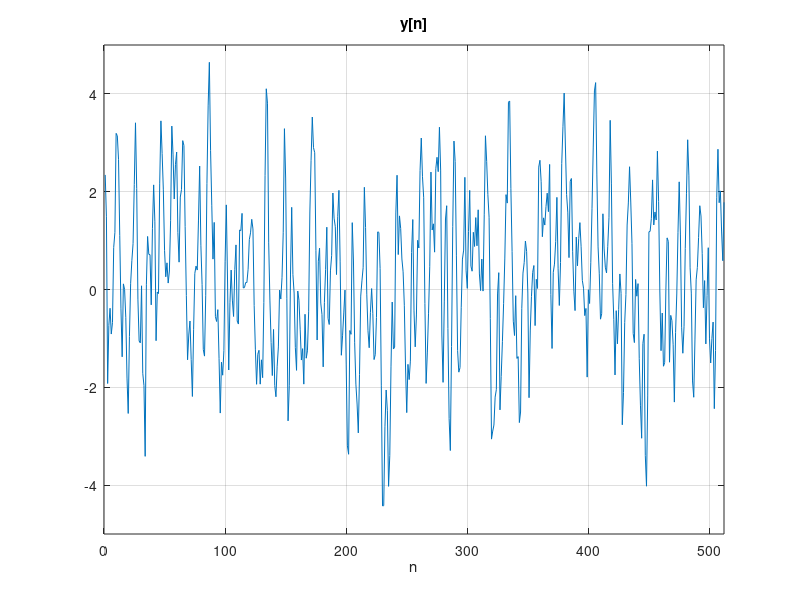
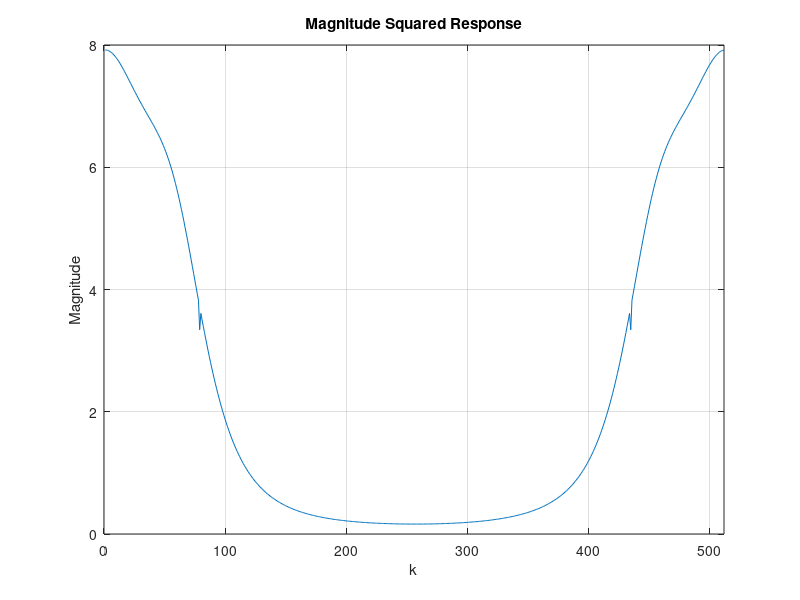
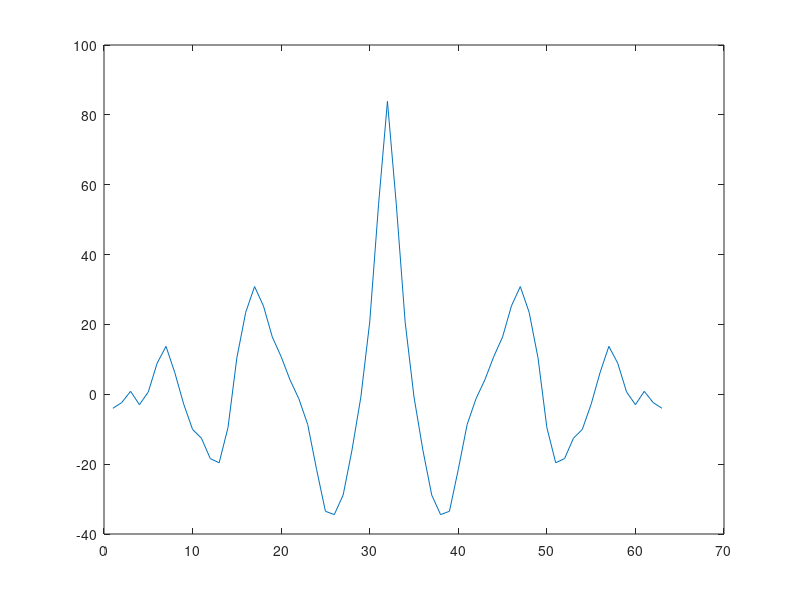
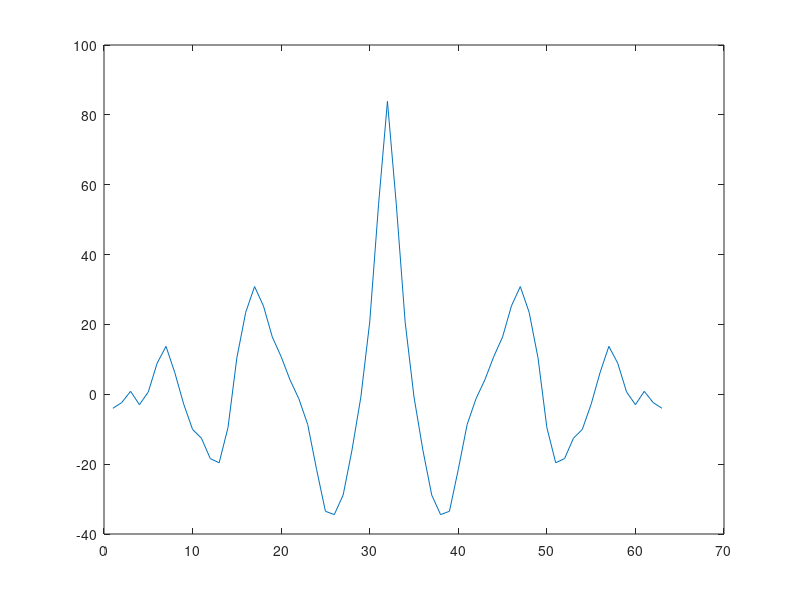

These charts were generated, in order, by the following MATLAB code: (Note: this script raises an error after producing the figures.)
%% Danny Hong, Arthur Skok, and Kenny Huang
%DSP Project 5: Spectral Estimation
clc
clear
close all

%% 
load pj2data

figure('name', 'y[n]');
plot(y);
axis([0 512 -5 5])
xlabel('n')
title('y[n]')
grid on

figure('name', 'Magnitude Squared Response');
plot(Hejw2);
axis([0 512 0 8])
xlabel('k')
ylabel('Magnitude')
title('Magnitude Squared Response')
grid on

%%
% Problem A.1
y_corr1 = y(1:32);
r = xcorr(y_corr1, 'biased');
figure('name', 'y1[n]');
plot(32 * r);
% Found the scaling factor to be approximately 32
r2 = conv(y_corr1, fliplr(y_corr1));
figure('name', 'autocorrelation of y1[n] using xcorr()');
plot(r2);

figure('name', 'autocorrelation using the conv() function');
r3 = xcorr(y_corr1, 'unbiased');
plot(r3);
% Since bias is the difference between an estimator's
% expected value and the true value being approximated,
% the unbiased autocorrelation assumes that difference
% to be 0 or the expected value of an estimator matches
% the expected value of the parameter being tested. 
% In practical terms, for variance, the unbiased estimator
% divides by N - |m|, rather than simply N as it would 
% for biased estimators.
% The difference is that the biased estimator has bounded
% variance at the end points of the sequence whereas 
% the unbiased estimater does not and suffers from larger
% variance.

%% Problem A.2
% DONT DO??? -> mentioned in teams a) Power is always >0 and real, and the fourier transform 
% of the autocorrelation function is the power spectral density 

% Deterministic Autocorrelation:

% a)
figure('name', 'A.2.A');
det_auto = (conv(y_corr1, flip(y_corr1)));
plot(abs(det_auto));
title('Magnitude for Deterministic Autocorrelation');
xlabel('Frequency');
ylabel('Amplitude');


% b) 

new_Y = fft(r, 64);
%z = fftshift(Y);
%lY = length(Y);
%f = (-lY/2:lY/2-1)/lY*fs;

m = abs(new_Y);
p = angle(new_Y);

figure('name', 'A.2.B');
subplot(2,2,1)
plot(m)
title('Absolute Value of Magnitude of cy1,y1')
xlabel('Frequency');
ylabel('Amplitude');

subplot(2,2,2)
plot(p)
title('Phase of of cy1,y1')
xlabel('Frequency');
ylabel('Phase');

dft_det_auto = fft(det_auto, 64);
p1 = angle(dft_det_auto);
subplot(2,2,3)
plot(abs(dft_det_auto));
title('Absolute Value of Magnitude Det Autocorrelation')
xlabel('Frequency');
ylabel('Amplitude');

subplot(2,2,4)
plot(p1);
title('Phase of DFT of Det Autocorrelation')
xlabel('Frequency');
ylabel('Phase');

% Amplitude seems to be a constant scalar of one another 
% (32, same length of dft), while phase is the same?

% c)

figure('name', 'A.2.C');
plot(m * 32);
title('Absolute Value of Magnitude of cy1,y1, scaled')
xlabel('Frequency');
ylabel('Amplitude');

%% Problem A.3
% a)

figure('name', 'A.3.A');
plot(abs(dft_det_auto))
title('Absolute Value of Magnitude of Det Autocorrelation')
xlabel('Frequency');
ylabel('Amplitude');

% b)

figure('name', 'A.3.B');
plot((abs(dft_det_auto)).^2);
title('Magnitude^2 of DFT for Deterministic Autocorrelation');
xlabel('Frequency');
ylabel('Amplitude');

% c)

figure('name', 'A.3.C');
% mag squared of 64-pt dft of the first 64 pts of y
dft_y_64 = fft(y(1:64),64).^2;
plot(abs(dft_y_64));
title('Magnitude^2 of DFT for first 64 points of Y');
xlabel('Frequency');
ylabel('Amplitude');

% I'd say that since the points wrap around for dft for C, it may
% also be the autocorrelation but with another scalar (and it is bad 
% at the boundaries).

%% Problem B.1

% The periodogram can be calculated directly from   without first 
% convolving it with itself: Take a 64-point DFT of ...
% and then find its magnitude squared. This will give you 
% a 64-point DFT representing ... 

% Hejw -> 512 pts, 512/64 = 8 = downsample rate
% Want to match:
He_downsampled = downsample(Hejw2, 8);
y_32 = y(1:32);
periodgram_64 = abs(fft((y_32),64)).^2;


figure('name', 'B.1')
plot(He_downsampled)
title('64 point PSD Estimates')
hold on
plot(periodgram_64)
hold off
%plot(Hejw2);
legend('Original', 'Estimate - 64');
xlabel('Values of k');
ylabel('Magnitude');

grid on

% Error estimate as provided by the assignment:
% results in 64 total points
errors_64_point = sum((periodgram_64-He_downsampled).^2)/64;
%% Problem B.2

% 1024/64 = 16 required for downsampling rate
% using all 512 points in y
periodgram_512 = downsample(abs(fft(y,1024)).^2, 16);
figure('name', 'B.2')
plot(He_downsampled)
title('512 point PSD Estimates')
hold on
plot(periodgram_512)
hold off
%plot(Hejw2)
legend('Original', 'Estimate - 512 ');
xlabel('Values of k');
ylabel('Magnitude');

errors_512_point = sum((periodgram_512-He_downsampled).^2)/64;

%% Problem B.3

% Periodogram Averaging

periodgram_average_64 = abs(period_average(y));

figure('name', 'B.3')
plot(He_downsampled)
title('Average of 64 point PSD Estimates');
hold on
plot(periodgram_average_64)
hold off
legend('Original', 'Estimate - 64 Point Averages ');
xlabel('Values of k');
ylabel('Magnitude');

error_64_point_average = sum((periodgram_average_64 - He_downsampled).^2)/64;

% This method uses averaging as opposed to the other 2 methods, and perhaps
% this will result in a lower variance and therefore in a lower error.

%% Problem B.4

% Blackman-Tukey method of PDS estimation
% Abs value less than 15 is used for autocorrelation estimate
y = y(1:512);
det_auto_full = conv(y, fliplr(y));
trunc_dft = abs(fft(det_auto_full(1:15),64));

figure('name', 'B.1')
plot(He_downsampled)
title('64 point PSD Estimates')
hold on
plot(trunc_dft)
hold off
%plot(Hejw2);
legend('Original', 'Estimate - 64');
xlabel('Values of k');
ylabel('Magnitude');

grid on

error_Blackman_Tukey = sum((trunc_dft - He_downsampled).^2)/64;
%% Problem B.5

T = table(errors_64_point, errors_512_point, error_64_point_average, error_Blackman_Tukey);

triang(15)
estimate_triang = abs(fft(det_auto_full(1:15) *triang(15), 64)).^2;
error_triang = sum((estimate_triang - He_downsampled).^2)/64;

% A.) It looked like the Blackman-Tukey method did the best. Averaging 64
% points did the second best. 

% B.) The Blackman-Tukey method did well in comparison to the other methods
% which used averaging because it used less samples of y and the variances for
% other methods were higher because it used more values of yn that may have
% higher variance. 

% C.) Barlett or Triangular Windows produce different (probably less accurate)
% results to the previous results as the previous schemes utilized
% rectangular windows, where the weights were normally distributed, while
% the triangular window has larger weighting towards the middle. 
